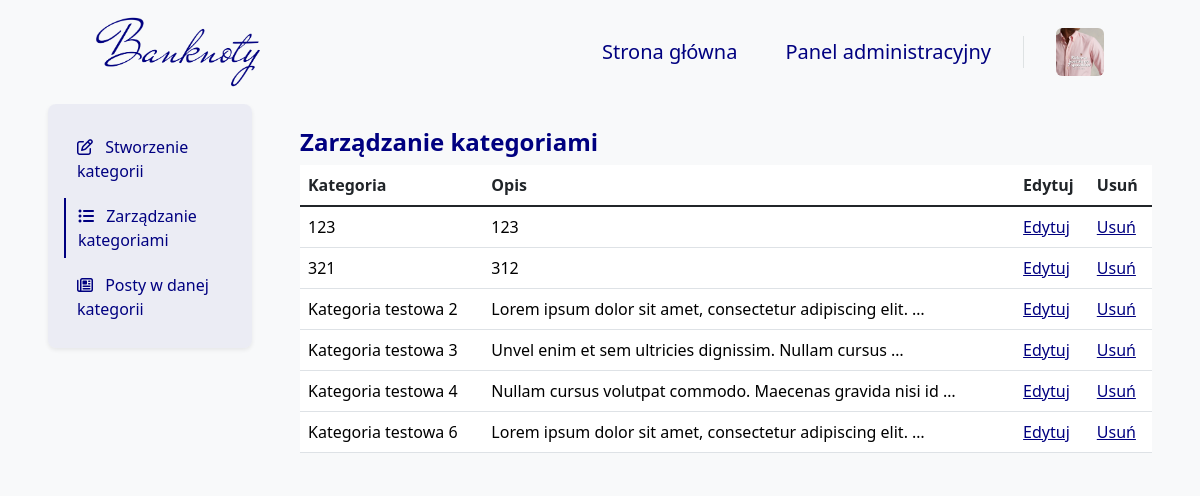
Screenshot of /category/manage/admin_panel/ (signed in) with the database file from the repository.
### blog/models.py (models this page shows, shortened)
class User(models.Model):
    GENDER_CHOICES = (
        ('M', 'Mężczyzna'),
        ('K', 'Kobieta'),
        ('I', 'Inna'),
    )
    user = models.OneToOneField(
        User,
        on_delete=models.CASCADE,
        verbose_name="Użytkownik")
    bio = models.TextField(
        null=False,
        blank=True,
        validators=[validate_bio],
        verbose_name="Bio",
        help_text="Krótka informacja o użytkowniku, maksymalnie 512 znaków.")
    profile_pic = models.ImageField(
        null=False,
        blank=False,
        default="images/profile/1.png",
        upload_to="images/user/",
        verbose_name="Zdjęcie profilowe")
    phone_number = PhoneNumberField(
        region='PL',
        null=True,
        blank=True,
        unique=True,
        verbose_name="Numer telefonu")
    gender = models.CharField(
        choices=GENDER_CHOICES,
        null=False,
        blank=False,
        default='Mężczyzna',
        verbose_name="Płeć",
        max_length=6)
    newsletter = models.BooleanField(
        default=False,
        verbose_name="Biuletyn")
    miss_news = models.BooleanField(
        default=False,
        verbose_name="Pominięte artykuły")
    meetups_news = models.BooleanField(
        default=True,
        verbose_name="Spotkania i wydarzenia")
    opportunities_news = models.BooleanField(
        default=False,
        verbose_name="Okazje z rynku aukcyjnego")
    company_news = models.BooleanField(
        default=True,
        verbose_name="Wiadomości od Banknoty")
    replay_news = models.BooleanField(
        default=False,
        verbose_name="Shot wydzarzeń na Banknoty")
    development_news = models.BooleanField(
        default=False,
        verbose_name="Informacje o rozwoju i zmianach na Banknoty")
    opened_posts = models.ManyToManyField(
        Blog,
        blank=True,
        related_name='opened_by_users',
        verbose_name="Otwarte posty"
    )
    can_be_author = models.BooleanField(
        default=False,
        verbose_name="Czy może być autorem",
        help_text='Czy wniosek na autora został rozpatrzony pozytywnie.')
    def __init__(self, *args, temp=65, **kwargs):
        self.temp = temp
        return super().__init__(*args, **kwargs)
    def is_profile_pic(self):
        if self.profile_pic == "images/profile/1.png":
            return False
        else:
            return True
    is_profile_pic.boolean = True
    is_profile_pic.short_description = 'Zdjęcie profilowe'
    def is_bio(self):
        if self.bio:
            return True
        else:
            return False
    is_bio.boolean = True
    is_bio.short_description = 'Bio'
    def is_phone_number(self):
        if self.phone_number:
            return True
        else:
            return False
    is_phone_number.boolean = True
    is_phone_number.short_description = 'Phone number'
    def is_newsletter(self):
        if self.newsletter:
            return True
        else:
            return False
    is_newsletter.boolean = True
    is_newsletter.short_description = 'Newsletter'

class Category(models.Model):
    name = models.CharField(
        max_length=128,
        unique=True,
        blank=False,
        validators=[validate_category],
        error_messages={
            'unique': "Kategoria o tej nazwie już istnieje",
        },
        verbose_name="Kategoria"
    )
    description = models.TextField(
        max_length=512,
        blank=False,
        validators=[validate_category_description],
        verbose_name='Opis'
    )

### blog/views.py (the view)
# urls.py: path('category/manage/admin_panel/', category_manage_admin_panel_view, name='category_admin_panel'),
@superuser_required
def category_manage_admin_panel_view(request):
    category = Category.objects.all().order_by('name')
    context = get_paginated_context(request, category, 10)
    return render(request, 'category/category_admin_panel.html', context)

### blog/views.py (called while the page is built)
def superuser_required(view_func):
    @wraps(view_func)
    def _wrapped_view(request, *args, **kwargs):
        if request.user.is_authenticated and request.user.is_superuser:
            return view_func(request, *args, **kwargs)
        else:
            return redirect('home')
    return _wrapped_view

def get_paginated_context(request, queryset, items_per_page=10):
    paginator = Paginator(queryset, items_per_page)
    page_number = request.GET.get('page')
    page_obj = paginator.get_page(page_number)
    context = {
        'page_obj': page_obj,
    }
    return context

### templates/category/category_admin_panel.html (shortened to what this page needs)
{% extends 'base.html' %}
{% block navbar %}
    {% include 'navbar_admin.html' %}
{% endblock %}
{% block content %}
    <div class="container-fluid">
        <div class="row">
            <div class="col-12 col-lg-3 px-5 px-lg-5 mx-auto bg-body-tertiary">
                <div class="nav rounded-3 shadow-sm text-start p-3" style="background-color: rgba(0,0,128,0.05)">
                    <button class="btn btn-list btn-list mt-2 mb-1" onclick="location.href='{% url 'category_add' %}'" style="text-align: left; width: 100%; display: block;">
                        <i class="fa-regular fa-pen-to-square me-2"></i>
                        Stworzenie kategorii
                    </button>
                    <button class="btn btn-list-active btn-list my-1" onclick="location.href='{% url 'category_admin_panel' %}'" style="text-align: left; width: 100%; display: block;">
                        <i class="fa-solid fa-list-ul me-2"></i>
                        Zarządzanie kategoriami
                    </button>
                    <button class="btn btn-list btn-list my-1" onclick="location.href='{% url 'category_posts_in_category_panel_admin_panel' %}'" style="text-align: left; width: 100%; display: block;">
                        <i class="fa-regular fa-newspaper me-2"></i>
                        Posty w danej kategorii
                    </button>
                </div>
            </div>
            <div class="col-12 col-lg-9 px-5 px-lg-0 pe-lg-5 pt-4 pt-lg-3 mx-auto bg-body-tertiary mt-2">
                <h4 class="mb-0 pb-2 fw-bold" style="color: navy">
                    Zarządzanie kategoriami
                </h4>
                <table class="table table-hover">
                    <thead>
                        <tr>
                            <th scope="col">Kategoria</th>
                            <th scope="col">Opis</th>
                            <th scope="col">Edytuj</th>
                            <th scope="col">Usuń</th>
                        </tr>
                    </thead>
                    <tbody class="table-group-divider">
                        {% for category in page_obj %}
                            <tr>
                                <td>
                                    <a class="admin_panel_link" href="{% url 'category_detail_admin_panel' category.pk %}">
                                        {{ category.name|truncatewords:6 }}
                                    </a>
                                </td>
                                <td>
                                    <a class="admin_panel_link" href="{% url 'category_detail_admin_panel' category.pk %}">
                                        {{ category.description|truncatewords:8 }}
                                    </a>
                                </td>
                                <td>
                                    <a class="admin_panel_edit_link" href="{% url 'category_edit_admin_panel' category.pk %}">
                                        Edytuj
                                    </a>
                                </td>
                                <td>
                                    <a class="admin_panel_edit_link" href="{% url 'category_delete_admin_panel' category.pk %}">
                                        Usuń
                                    </a>
                                </td>
                            </tr>
                        {% endfor %}
                    </tbody>
                </table>
            </div>
        </div>
    </div>
{% endblock %}

### templates/navbar_admin.html (shortened to what this page needs)
{% load static %}
    <nav class="nav navbar nav-sticky navbar-expand-xl bg-body-tertiary">
        <div class="container-fluid mx-5 px-5 ps-0 pe-0 pe-lg-5">
            <a class="navbar-brand py-2 me-5" href="/">
                <img class="ps-5 img img-fluid mx-auto d-block" src="{% static 'images/logo-no-background.png' %}" alt="Logo" style="max-height: 72px">
            </a>
            <div class="collapse navbar-collapse" id="navbarTogglerDemo01">
                <div class="navbar-nav ms-auto">
                    <a class="nav-link btn-nav px-4" href="/">
                        <h5 class="text-center text-md-start fw-light my-1">Strona główna</h5>
                    </a>
                    <a class="nav-link btn-nav px-4" href="/admin">
                        <h5 class="text-center text-md-start fw-light my-1">Panel administracyjny</h5>
                    </a>
                    <div class="dropdown d-none d-xl-block">
                        <a class="ms-4 " role="button" data-bs-toggle="dropdown" data-bs-auto-close="outside" aria-expanded="false" style="line-height: 32px">
                            <img class="card-photo rounded" src="{{ user.user.profile_pic.url }}" alt="" style="height: 48px; width: 48px">
                        </a>
                    </div>
                </div>
            </div>
        </div>
    </nav>

### blog/static/css/style.css (style rules this page uses)
.img { max-width: 100%; height: 120px !important; }
.card-photo { aspect-ratio: 1/1 !important; width: 100%; max-height: 400px; object-fit: cover; object-position: center; }
.btn-list, .btn-facebook-opacity, .btn.btn-facebook-opacity:active, .btn-twitter-opacity, .btn-linkedin-opacity, .btn-pinterest-opacity { color: navy; border-color: rgba(0,0,0,0) !important; transition: .2s; }
.btn-list-active { border-left-width: 2px; border-left-color: navy !important; border-top-left-radius: 0px; border-bottom-left-radius: 0px; border-top-width: 0px; border-bottom-width: 0px; }
.btn-nav { color: navy; }
::placeholder { color: navy !important; opacity: 1; }
.admin_panel_link:link { text-decoration: none !important; color: black; }
.admin_panel_edit_link { color: navy; }

### rows the page displays
Category: name "123", description "123"
Category: name "321", description "312"
Category: name "Kategoria testowa 2", description "Lorem ipsum dolor sit amet, consectetur adipiscing elit. …"
Category: name "Kategoria testowa 3", description "Unvel enim et sem ultricies dignissim. Nullam cursus …"
Category: name "Kategoria testowa 4", description "Nullam cursus volutpat commodo. Maecenas gravida nisi id …"
Category: name "Kategoria testowa 6", description "Lorem ipsum dolor sit amet, consectetur adipiscing elit. …"
